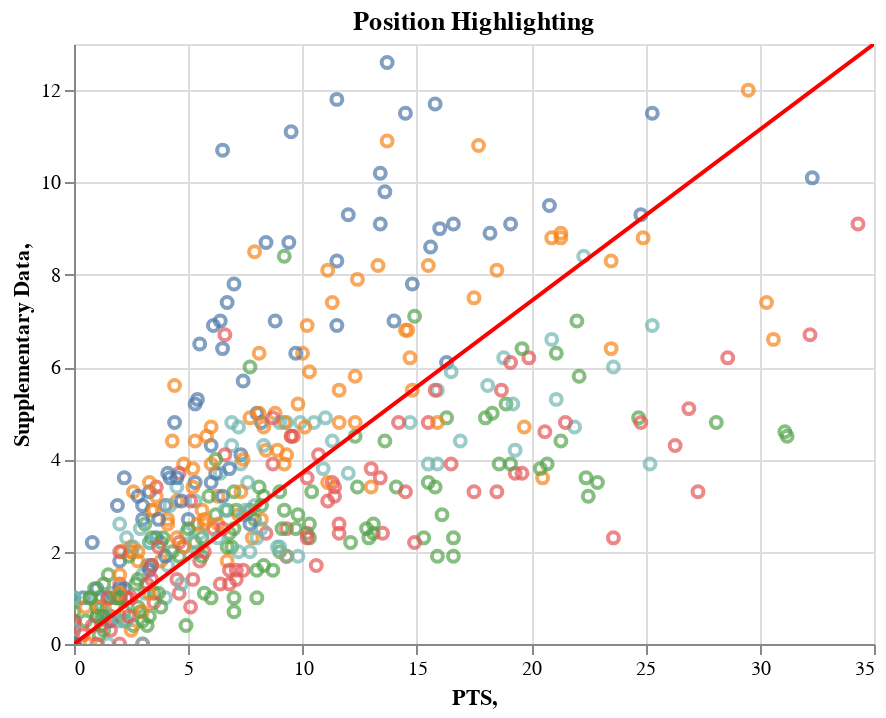

Notebook cell for this chart:
### Code cell
ys = ['TRB', 'AST','STL','BLK']

select_box = alt.binding_select(options=ys, name='Supplementary Data ')
sel_y = alt.selection_single(fields=['Supplementary Data '], bind=select_box, init={'Supplementary Data ': 'TRB'})


chart = alt.Chart(df_players).transform_fold(
    ys,
    as_ = ['Supplementary Data ', 'Supplementary Data']
).mark_point().encode(
    x='PTS:Q',
    y='Supplementary Data:Q',
    tooltip='Player',
    color="Pos"
).add_selection(
    sel_y,
).transform_filter(
    sel_y
).transform_filter(
    alt.FieldOneOfPredicate(
    field='Pos', oneOf=position)
).interactive()

dif_postion = alt.binding_radio(options=position)

position_select = alt.selection_single(fields=['Pos'], bind=dif_postion, name="Player")
position_color_condition = alt.condition(position_select,
                      alt.Color('Pos:N', legend=None),
                      alt.value('lightgray'))

highlight_ratings = chart.add_selection(
    position_select
).encode(
    color=position_color_condition
).properties(title="Position Highlighting")

line = pd.DataFrame({
    ' ': [0, 35],
    '  ':[0, 13]
})

line_plot = alt.Chart(line).mark_line(color= 'red').encode(
    x = ' ',
    y = '  '
)

highlight_ratings+line_plot

### Figure 1 — Vega-Lite specification as saved in the notebook (floating-point values rounded to 4 significant figures; data arrays with more than 128 entries replaced by an {"elided": "..."} marker saying what was removed)
{"config": {"view": {"continuousWidth": 400, "continuousHeight": 300}}, "layer": [{"data": {"name": "data-de1ed63eb6637023fbe4f72e43f9fc5b"}, "mark": "point", "encoding": {"color": {"condition": {"field": "Pos", "legend": null, "type": "nominal", "selection": "Player"}, "value": "lightgray"}, "tooltip": {"field": "Player", "type": "nominal"}, "x": {"field": "PTS", "type": "quantitative"}, "y": {"field": "Supplementary Data", "type": "quantitative"}}, "selection": {"selector046": {"type": "single", "fields": ["Supplementary Data "], "bind": {"input": "select", "options": ["TRB", "AST", "STL", "BLK"], "name": "Supplementary Data "}, "init": {"Supplementary Data ": "TRB"}}, "selector047": {"type": "interval", "bind": "scales", "encodings": ["x", "y"]}, "Player": {"type": "single", "fields": ["Pos"], "bind": {"input": "radio", "options": ["C", "SG", "PF", "PG", "SF"]}}}, "title": "Position Highlighting", "transform": [{"fold": ["TRB", "AST", "STL", "BLK"], "as": ["Supplementary Data ", "Supplementary Data"]}, {"filter": {"selection": "selector046"}}, {"filter": {"field": "Pos", "oneOf": ["C", "SG", "PF", "PG", "SF"]}}]}, {"data": {"name": "data-e5a359195f3d026a73654d61137b7731"}, "mark": {"type": "line", "color": "red"}, "encoding": {"x": {"field": " ", "type": "quantitative"}, "y": {"field": "  ", "type": "quantitative"}}}], "$schema": "https://vega.github.io/schema/vega-lite/v4.17.0.json", "datasets": {"data-de1ed63eb6637023fbe4f72e43f9fc5b": {"elided": "464 records"}, "data-e5a359195f3d026a73654d61137b7731": [{" ": 0, "  ": 0}, {" ": 35, "  ": 13}]}}
